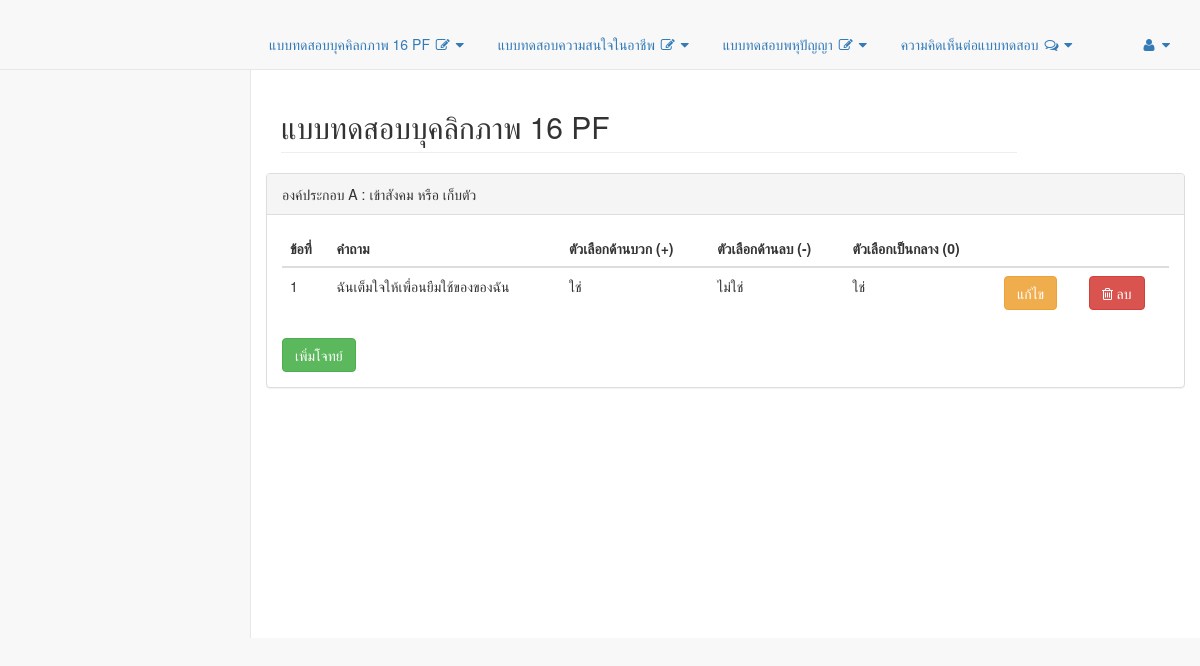
The page /pages/index.php on the database its author committed.
### tables this page shows
CREATE TABLE `question_16pf` (
  `q_16pf_id` int(11) NOT NULL,
  `question` text NOT NULL,
  `choice1` text NOT NULL,
  `choice2` text NOT NULL,
  `choice3` text NOT NULL,
  `pers_type` varchar(2) NOT NULL,
  `positive` text NOT NULL,
  `negative` text NOT NULL
);

### Model/16pf.php (called while the page is built, shortened)
<?php
    class Question16PF
    {
        public function sertQuestion16PF($group){
                include("ConnectDatabase.php");
                $sql_sert = "SELECT `q_16pf_id`, `question`, `choice1`, `choice2`, `choice3`, `pers_type`, `Positive`, `negative` FROM `question_16pf` WHERE `pers_type`='$group'";
                $result = $dbconnect->query($sql_sert);
                return $result;
        }
    }
?>

### pages/index.php (the view, shortened to what this page needs)
<?php
    require("../Model/16pf.php");
    $Q16pf = new Question16PF();
    $a="A";
    $ap="เข้าสังคม";
    $an="เก็บตัว";
    $Q16pfInfo = $Q16pf->sertQuestion16PF($a);
?>
<!DOCTYPE html>
<html lang="en">
<head>
    <?php include("header.php"); ?>
</head>
<body>
    <div id="wrapper">
        <?php include("menu.php"); ?>
        <div id="page-wrapper">
            <div class="row">
                <div class="col-lg-10">
                    <h2 class="page-header">แบบทดสอบบุคลิกภาพ 16 PF</h2>
                </div>
                <div class="row">
                <div class="col-lg-12">
                    <div class="panel panel-default">
                        <div class="panel-heading">
                            องค์ประกอบ <?=$a?> : <?=$ap?> หรือ <?=$an?>
                        </div>
                        <div class="panel-body">
                            <div class="table-responsive">
                                <table class="table table-hover">
                                    <thead>
                                        <tr>
                                            <th>ข้อที่</th>
                                            <th>คำถาม</th>
                                            <th>ตัวเลือกด้านบวก (+)</th>
                                            <th>ตัวเลือกด้านลบ (-)</th>
                                            <th>ตัวเลือกเป็นกลาง (0)</th>
                                            <th></th>
                                            <th></th>
                                        </tr>
                                    </thead>
                                    <tbody>
                                    <?php
                                        if($Q16pfInfo->num_rows > 0){
                                            $n=1;
                                            while($ListQ16pf = $Q16pfInfo->fetch_assoc()){
                                    ?>
                                        <tr>
                                            <td><?=$n?></td>
                                            <td><?=$ListQ16pf['question']?></td>
                                            <td><?=$ListQ16pf['choice1']?></td>
                                            <td><?=$ListQ16pf['choice2']?></td>
                                            <td><?=$ListQ16pf['choice3']?></td>
                                            <td>
                                                <form action = "16pf_edit_page1.php?codeA=<?=$a?>&codeP=<?=$ap?>&codeN=<?=$an?>&q=<?=$ListQ16pf['question']?>&c1=<?=$ListQ16pf['choice1']?>&c2=<?=$ListQ16pf['choice2']?>&c3=<?=$ListQ16pf['choice1']?>&code=<?=$ListQ16pf['q_16pf_id']?>" method="post">
                                                    <button type="submit" class="btn btn-warning">แก้ไข</button>
                                                </form>
                                            </td>
                                            <td>
                                                <form action = "../Controll/16pf_delete_controll1.php?grob=<?=$a?>&code=<?=$ListQ16pf['q_16pf_id']?>" method="post">
                                                    <button type="submit" class="btn btn-danger" name="key" ><i class="fa fa-trash-o"> ลบ</i></button>
                                                </form>
                                            </td>
                                        </tr>
                                    <?php
                                            }
                                        }
                                    ?>
                                    </tbody>
                                </table>
                                <a href="16pf_insert_page1.php?codeA=<?=$a?>&codeP=<?=$ap?>&codeN=<?=$an?>" class="btn btn-success">เพิ่มโจทย์</a>
                            </div>
                        </div>
                    </div>
                </div>
            </div>
        </div>
    </div>
</body>
</html>

### rows shown on the page
question_16pf: question "ฉันเต็มใจให้เพื่อนยืมใช้ของของฉัน", choice1 "ใช่", choice2 "ไม่ใช่", choice3 "ใช่"

### other values the page prints
$a "A"
$ap "เข้าสังคม"
$an "เก็บตัว"
